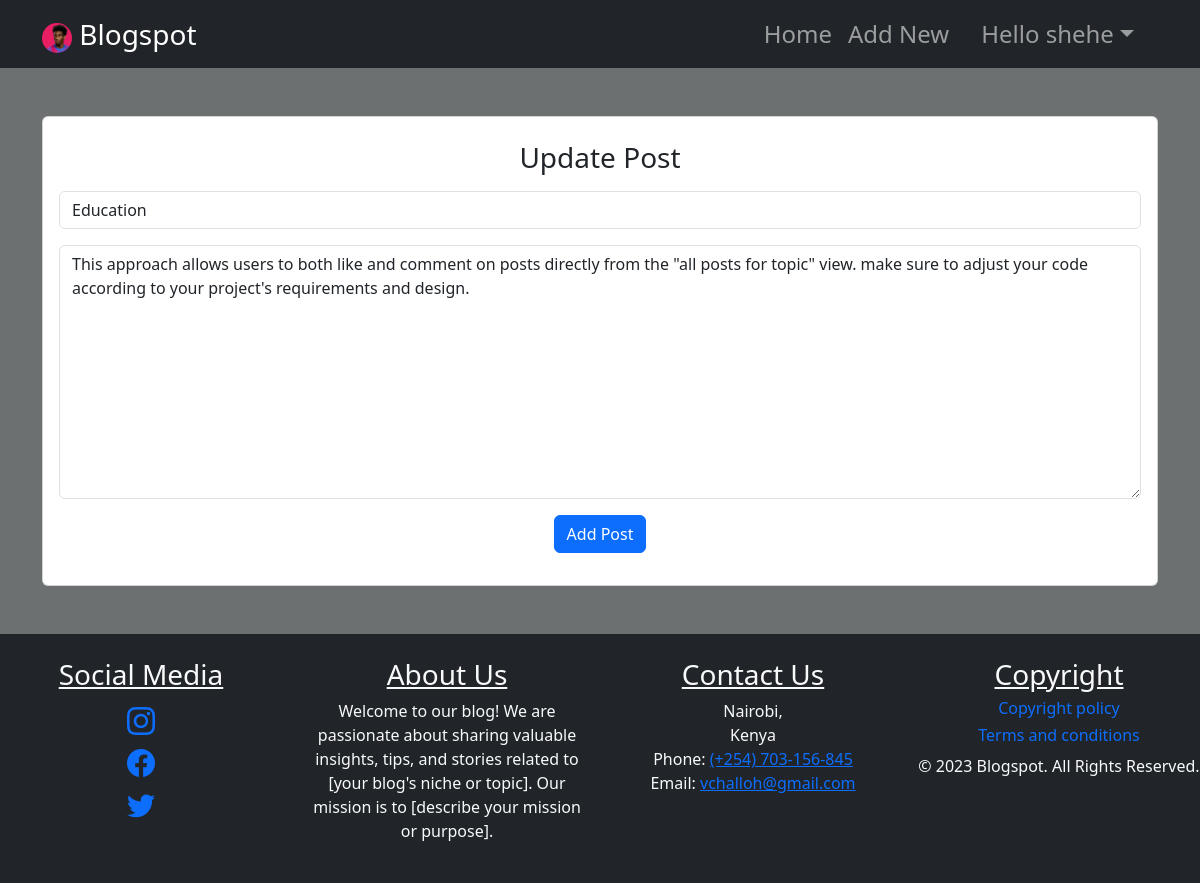
Screenshot of /update-post?id=7 (signed in) with the database file from the repository.
### blogapp/models.py (models this page shows, shortened)
class User(AbstractUser):
    USERNAME_FIELD = 'username'
    username = models.CharField(max_length=150, unique=True)
    first_name = models.CharField(max_length=159)
    last_name = models.CharField(max_length=159)
    phonenumber = models.CharField(max_length=20)
    dob = models.DateField(null=True)
    image = models.ImageField(upload_to='profile_pics')

class NewPost(models.Model):
    user = models.ForeignKey(User, on_delete=models.CASCADE)
    title = models.CharField(max_length=100)
    content = models.TextField(null=True)
    created_at = models.DateTimeField(auto_now_add=True)
    image = models.ImageField(upload_to='profile_pics')
    likes = models.ManyToManyField(User, related_name='blog_posts')

### blogapp/views.py (the view)
# urls.py: path('update-post', views.update_post, name='update_post'),
@login_required(login_url='login_user')
def update_post(request):
    username = request.user
    post_id = request.GET.get('id')
    post = NewPost.objects.get(id=post_id)
    if request.method == 'POST':
        post.title = request.POST.get('title')
        post.content = request.POST.get('content')
        post.save()
        return redirect('add_new_post')
    context = {'username':username, 'post':post}
    return render(request, 'blogapp/updatepost.html', context)

### templates/blogapp/updatepost.html (shortened to what this page needs)
{% extends 'blogapp/base.html' %}
{% block content %}
<div class="container my-5">
    <div class="card my-3 pt-2 ">
        <div class="card-body ">
            <form action="" method="POST">
                <div>
                    <h3 class="text-center">Update Post</h3>
                </div>
                <div class="my-3">
                    <input type="text" name="title" id="title" placeholder="Enter the title"
                        class="form-control" required value="{{post.title}}">
                </div>
                <div class="my-3">
                    <textarea name="content" id="content" cols="30" rows="10"
                        class="form-control" placeholder="Type the content of the post" required>{{post.content}}</textarea>
                </div>
                <div class="container text-center my-3">
                    <button class="btn btn-primary " type="submit">Add Post</button>
                </div>
            </form>
        </div>
    </div>
</div>
{% endblock %}

### templates/blogapp/base.html (shortened to what this page needs)
<!doctype html>
<html lang="en">
<head>
    <link href="https://cdn.jsdelivr.net/npm/bootstrap@5.3.0-alpha3/dist/css/bootstrap.min.css" rel="stylesheet"
>
    <link rel="stylesheet" href="https://cdn.jsdelivr.net/npm/bootstrap-icons@1.10.5/font/bootstrap-icons.css">
</head>
<body style="background-color: rgb(109, 112, 112);;">
    <nav class="navbar navbar-expand-sm navbar-dark text-bg-dark fs-4 sticky-top">
        <div class="container ">
            <a class="navbar-brand fs-3" href="{% url 'user_homepage' %}">
                <img src="{{ user.image.url }}" alt="Profile Image" class="profile-image-navbar mr-2" style="width: 30px; height: 30px; object-fit: cover; border-radius: 50%;">
                 Blogspot
            </a>
            <div class="collapse navbar-collapse" id="navbarSupportedContent">
                <ul class="navbar-nav ms-auto mb-2 mb-lg-0">
                    <li class="nav-item">
                        <a class="nav-link" href="{% url 'user_homepage' %}">Home</a>
                    </li>
                    <li class="nav-item">
                        <a class="nav-link" href="{% url 'add_new_post' %}">Add New</a>
                    </li>
                    <li class="nav-item dropdown mx-3">
                        <a class="nav-link dropdown-toggle" href="#" role="button" data-bs-toggle="dropdown">Hello {{username}}</a>
                    </li>
                </ul>
            </div>
        </div>
    </nav>
    {% block content %}
    {% endblock %}
    <footer class="footer bg-dark text-light mt-1 py-4 mt-auto ">
        <div class="row text-center">
            <div class="col-lg-3 col-md-6 fs-3">
                <h3 class="text-decoration-underline">Social Media</h3>
                <div class="row">
                    <a href="#"><i class="bi bi-instagram"></i><br></a>
                </div>
                <div class="row">
                    <li class="list-inline-item"> <a href="#"><i class="bi bi-facebook"></i><br></a></li>
                </div>
                <div class="row">
                    <a href="#"><i class="bi bi-twitter"></i><br></a>
                </div>
            </div>
            <div class="col-lg-3 col-md-6">
                <h3 class="text-decoration-underline">About Us</h3>
                <p>Welcome to our blog! We are passionate about sharing valuable insights, tips, and stories related to
                    [your blog's niche or topic]. Our mission is to [describe your mission or purpose].
                </p>
            </div>
            <div class="col-lg-3 col-md-6">
                <h3 class="text-decoration-underline">Contact Us</h3>
                <p>Nairobi,<br>Kenya<br>Phone: <a href="tel:+254703156845">(+254) 703-156-845</a><br>Email: <a
                        href="mailto:vchalloh@gmail.com">vchalloh@gmail.com</a></p>
            </div>
            <div class="col-lg-3 col-md-6">
                <h3 class="text-decoration-underline">Copyright</h3>
                <h6><a href="#" class="text-decoration-none">Copyright policy</a></h6>
                <h6><a href="#" class="text-decoration-none">Terms and conditions</a></h6>
                <p>&copy; 2023 Blogspot. All Rights Reserved.</p>
            </div>
        </div>
    </footer>
</body>
</html>

### rows the page displays
User: image (picture), username "shehe"
NewPost: title "Education", content "This approach allows users to both like and comment on posts directly from the \"all posts for topic\" view. make sure to adjust your code according to your project's requirements and design."
